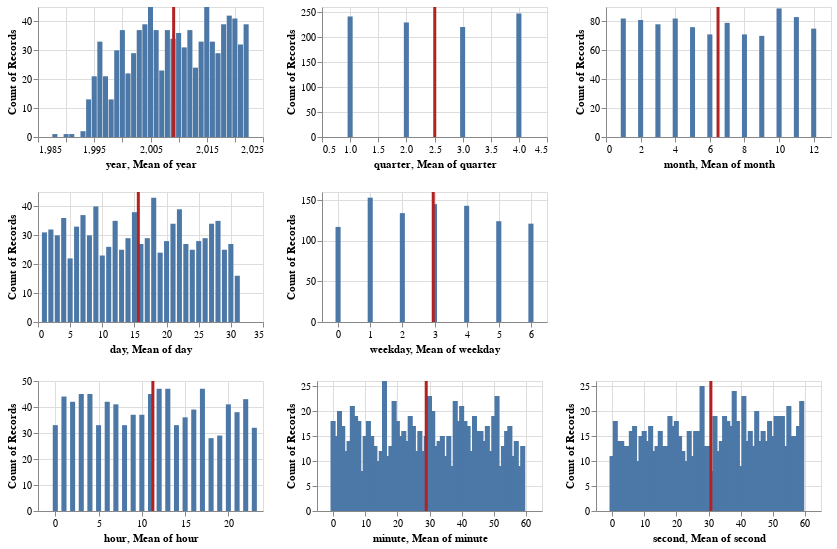

Source (notebook cell):
### Code cell
time_chrt

### Figure 1 — Vega-Lite specification as saved in the notebook (floating-point values rounded to 4 significant figures; data arrays with more than 128 entries replaced by an {"elided": "..."} marker saying what was removed)
{"config": {"view": {"continuousWidth": 400, "continuousHeight": 300}}, "vconcat": [{"repeat": {"column": ["year", "quarter", "month"]}, "spec": {"layer": [{"mark": "bar", "encoding": {"color": {"value": "#ddd"}, "x": {"field": {"repeat": "column"}, "type": "quantitative"}, "y": {"aggregate": "count", "type": "quantitative"}}, "height": 130, "selection": {"selector001": {"type": "interval", "encodings": ["x"]}}, "width": 225}, {"mark": "bar", "encoding": {"x": {"field": {"repeat": "column"}, "type": "quantitative"}, "y": {"aggregate": "count", "type": "quantitative"}}, "height": 130, "transform": [{"filter": {"selection": "selector001"}}], "width": 225}, {"mark": {"type": "rule", "color": "firebrick"}, "encoding": {"size": {"value": 3}, "x": {"aggregate": "mean", "field": {"repeat": "column"}, "type": "quantitative"}}, "transform": [{"filter": {"selection": "selector001"}}]}], "data": {"name": "data-0ccfb6ae4168296d058fb01df68df546"}}}, {"repeat": {"column": ["day", "weekday"]}, "spec": {"layer": [{"mark": "bar", "encoding": {"color": {"value": "#ddd"}, "x": {"field": {"repeat": "column"}, "type": "quantitative"}, "y": {"aggregate": "count", "type": "quantitative"}}, "height": 130, "selection": {"selector001": {"type": "interval", "encodings": ["x"]}}, "width": 225}, {"mark": "bar", "encoding": {"x": {"field": {"repeat": "column"}, "type": "quantitative"}, "y": {"aggregate": "count", "type": "quantitative"}}, "height": 130, "transform": [{"filter": {"selection": "selector001"}}], "width": 225}, {"mark": {"type": "rule", "color": "firebrick"}, "encoding": {"size": {"value": 3}, "x": {"aggregate": "mean", "field": {"repeat": "column"}, "type": "quantitative"}}, "transform": [{"filter": {"selection": "selector001"}}]}], "data": {"name": "data-0ccfb6ae4168296d058fb01df68df546"}}}, {"repeat": {"column": ["hour", "minute", "second"]}, "spec": {"layer": [{"mark": "bar", "encoding": {"color": {"value": "#ddd"}, "x": {"field": {"repeat": "column"}, "type": "quantitative"}, "y": {"aggregate": "count", "type": "quantitative"}}, "height": 130, "selection": {"selector001": {"type": "interval", "encodings": ["x"]}}, "width": 225}, {"mark": "bar", "encoding": {"x": {"field": {"repeat": "column"}, "type": "quantitative"}, "y": {"aggregate": "count", "type": "quantitative"}}, "height": 130, "transform": [{"filter": {"selection": "selector001"}}], "width": 225}, {"mark": {"type": "rule", "color": "firebrick"}, "encoding": {"size": {"value": 3}, "x": {"aggregate": "mean", "field": {"repeat": "column"}, "type": "quantitative"}}, "transform": [{"filter": {"selection": "selector001"}}]}], "data": {"name": "data-0ccfb6ae4168296d058fb01df68df546"}}}], "$schema": "https://vega.github.io/schema/vega-lite/v4.17.0.json", "datasets": {"data-0ccfb6ae4168296d058fb01df68df546": {"elided": "937 records"}}}
